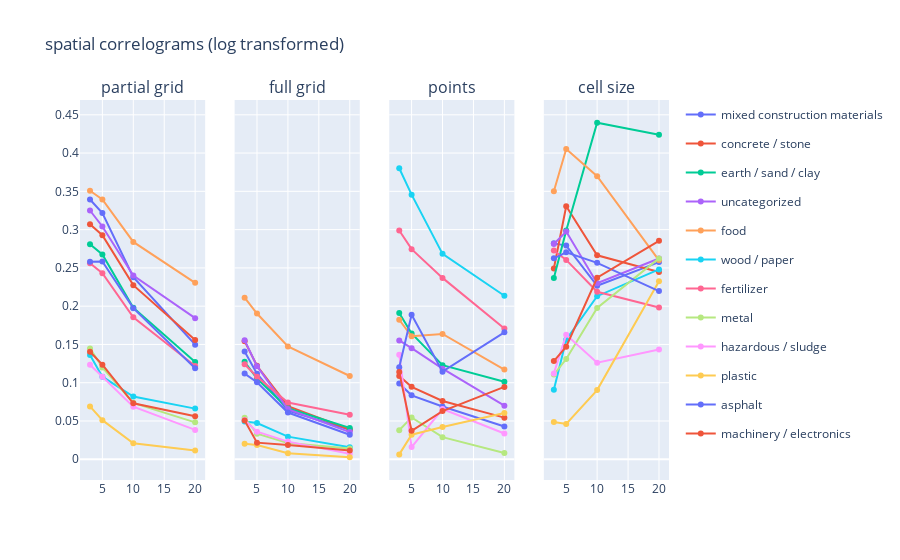

The notebook cell this image was saved under:
### Markdown cell above
## How to use the chart below
The chart below is interactive - you can: 
* double click a material on the legend on the right in order to just look at that material on the charts 
* single click a material on the legend on the right to remove that amterial from the charts.

### Code cell
spatialCorrelogramSubplots(subplotDict_log, 'spatial correlograms (log transformed)')

### Figure 1 — Plotly figure (JSON) as saved in the notebook; plotly's stock layout.template omitted (floating-point values rounded to 4 significant figures)
{"data": [{"legendgroup": "mixed construction materials", "line": {"color": "#636EFA"}, "mode": "lines+markers", "name": "mixed construction materials", "showlegend": true, "type": "scatter", "visible": true, "x": [3, 5, 10, 20], "xaxis": "x", "y": [0.3393, 0.3217, 0.2377, 0.1497], "yaxis": "y"}, {"legendgroup": "concrete / stone", "line": {"color": "#EF553B"}, "mode": "lines+markers", "name": "concrete / stone", "showlegend": true, "type": "scatter", "visible": true, "x": [3, 5, 10, 20], "xaxis": "x", "y": [0.3069, 0.2926, 0.2275, 0.1559], "yaxis": "y"}, {"legendgroup": "earth / sand / clay", "line": {"color": "#00CC96"}, "mode": "lines+markers", "name": "earth / sand / clay", "showlegend": true, "type": "scatter", "visible": true, "x": [3, 5, 10, 20], "xaxis": "x", "y": [0.2809, 0.2677, 0.1981, 0.127], "yaxis": "y"}, {"legendgroup": "uncategorized", "line": {"color": "#AB63FA"}, "mode": "lines+markers", "name": "uncategorized", "showlegend": true, "type": "scatter", "visible": true, "x": [3, 5, 10, 20], "xaxis": "x", "y": [0.325, 0.3041, 0.2399, 0.1843], "yaxis": "y"}, {"legendgroup": "food", "line": {"color": "#FFA15A"}, "mode": "lines+markers", "name": "food", "showlegend": true, "type": "scatter", "visible": true, "x": [3, 5, 10, 20], "xaxis": "x", "y": [0.3507, 0.3394, 0.2839, 0.2305], "yaxis": "y"}, {"legendgroup": "wood / paper", "line": {"color": "#19D3F3"}, "mode": "lines+markers", "name": "wood / paper", "showlegend": true, "type": "scatter", "visible": true, "x": [3, 5, 10, 20], "xaxis": "x", "y": [0.1361, 0.1079, 0.08191, 0.06619], "yaxis": "y"}, {"legendgroup": "fertilizer", "line": {"color": "#FF6692"}, "mode": "lines+markers", "name": "fertilizer", "showlegend": true, "type": "scatter", "visible": true, "x": [3, 5, 10, 20], "xaxis": "x", "y": [0.2561, 0.2431, 0.1854, 0.1219], "yaxis": "y"}, {"legendgroup": "metal", "line": {"color": "#B6E880"}, "mode": "lines+markers", "name": "metal", "showlegend": true, "type": "scatter", "visible": true, "x": [3, 5, 10, 20], "xaxis": "x", "y": [0.1449, 0.1199, 0.07375, 0.04827], "yaxis": "y"}, {"legendgroup": "hazardous / sludge", "line": {"color": "#FF97FF"}, "mode": "lines+markers", "name": "hazardous / sludge", "showlegend": true, "type": "scatter", "visible": true, "x": [3, 5, 10, 20], "xaxis": "x", "y": [0.1234, 0.1077, 0.06871, 0.03835], "yaxis": "y"}, {"legendgroup": "plastic", "line": {"color": "#FECB52"}, "mode": "lines+markers", "name": "plastic", "showlegend": true, "type": "scatter", "visible": true, "x": [3, 5, 10, 20], "xaxis": "x", "y": [0.06904, 0.05109, 0.02092, 0.01144], "yaxis": "y"}, {"legendgroup": "asphalt", "line": {"color": "#636EFA"}, "mode": "lines+markers", "name": "asphalt", "showlegend": true, "type": "scatter", "visible": true, "x": [3, 5, 10, 20], "xaxis": "x", "y": [0.2581, 0.2584, 0.1974, 0.119], "yaxis": "y"}, {"legendgroup": "machinery / electronics", "line": {"color": "#EF553B"}, "mode": "lines+markers", "name": "machinery / electronics", "showlegend": true, "type": "scatter", "visible": true, "x": [3, 5, 10, 20], "xaxis": "x", "y": [0.1405, 0.1236, 0.07315, 0.05626], "yaxis": "y"}, {"legendgroup": "mixed construction materials", "line": {"color": "#636EFA"}, "mode": "lines+markers", "name": "mixed construction materials", "showlegend": false, "type": "scatter", "visible": true, "x": [3, 5, 10, 20], "xaxis": "x2", "y": [0.1408, 0.1118, 0.06368, 0.0384], "yaxis": "y2"}, {"legendgroup": "concrete / stone", "line": {"color": "#EF553B"}, "mode": "lines+markers", "name": "concrete / stone", "showlegend": false, "type": "scatter", "visible": true, "x": [3, 5, 10, 20], "xaxis": "x2", "y": [0.1543, 0.1221, 0.06942, 0.03886], "yaxis": "y2"}, {"legendgroup": "earth / sand / clay", "line": {"color": "#00CC96"}, "mode": "lines+markers", "name": "earth / sand / clay", "showlegend": false, "type": "scatter", "visible": true, "x": [3, 5, 10, 20], "xaxis": "x2", "y": [0.1273, 0.1055, 0.0666, 0.041], "yaxis": "y2"}, {"legendgroup": "uncategorized", "line": {"color": "#AB63FA"}, "mode": "lines+markers", "name": "uncategorized", "showlegend": false, "type": "scatter", "visible": true, "x": [3, 5, 10, 20], "xaxis": "x2", "y": [0.1555, 0.1217, 0.06552, 0.0355], "yaxis": "y2"}, {"legendgroup": "food", "line": {"color": "#FFA15A"}, "mode": "lines+markers", "name": "food", "showlegend": false, "type": "scatter", "visible": true, "x": [3, 5, 10, 20], "xaxis": "x2", "y": [0.2111, 0.1904, 0.1474, 0.1088], "yaxis": "y2"}, {"legendgroup": "wood / paper", "line": {"color": "#19D3F3"}, "mode": "lines+markers", "name": "wood / paper", "showlegend": false, "type": "scatter", "visible": true, "x": [3, 5, 10, 20], "xaxis": "x2", "y": [0.04941, 0.0473, 0.02959, 0.0156], "yaxis": "y2"}, {"legendgroup": "fertilizer", "line": {"color": "#FF6692"}, "mode": "lines+markers", "name": "fertilizer", "showlegend": false, "type": "scatter", "visible": true, "x": [3, 5, 10, 20], "xaxis": "x2", "y": [0.1242, 0.1078, 0.07405, 0.05826], "yaxis": "y2"}, {"legendgroup": "metal", "line": {"color": "#B6E880"}, "mode": "lines+markers", "name": "metal", "showlegend": false, "type": "scatter", "visible": true, "x": [3, 5, 10, 20], "xaxis": "x2", "y": [0.05421, 0.03349, 0.02138, 0.01398], "yaxis": "y2"}, {"legendgroup": "hazardous / sludge", "line": {"color": "#FF97FF"}, "mode": "lines+markers", "name": "hazardous / sludge", "showlegend": false, "type": "scatter", "visible": true, "x": [3, 5, 10, 20], "xaxis": "x2", "y": [0.05116, 0.0361, 0.02308, 0.007169], "yaxis": "y2"}, {"legendgroup": "plastic", "line": {"color": "#FECB52"}, "mode": "lines+markers", "name": "plastic", "showlegend": false, "type": "scatter", "visible": true, "x": [3, 5, 10, 20], "xaxis": "x2", "y": [0.0202, 0.01866, 0.0078, 0.00266], "yaxis": "y2"}, {"legendgroup": "asphalt", "line": {"color": "#636EFA"}, "mode": "lines+markers", "name": "asphalt", "showlegend": false, "type": "scatter", "visible": true, "x": [3, 5, 10, 20], "xaxis": "x2", "y": [0.1119, 0.1006, 0.06109, 0.03202], "yaxis": "y2"}, {"legendgroup": "machinery / electronics", "line": {"color": "#EF553B"}, "mode": "lines+markers", "name": "machinery / electronics", "showlegend": false, "type": "scatter", "visible": true, "x": [3, 5, 10, 20], "xaxis": "x2", "y": [0.05079, 0.02174, 0.01873, 0.01143], "yaxis": "y2"}, {"legendgroup": "mixed construction materials", "line": {"color": "#636EFA"}, "mode": "lines+markers", "name": "mixed construction materials", "showlegend": false, "type": "scatter", "visible": true, "x": [3, 5, 10, 20], "xaxis": "x3", "y": [0.09898, 0.08353, 0.06892, 0.04281], "yaxis": "y3"}, {"legendgroup": "concrete / stone", "line": {"color": "#EF553B"}, "mode": "lines+markers", "name": "concrete / stone", "showlegend": false, "type": "scatter", "visible": true, "x": [3, 5, 10, 20], "xaxis": "x3", "y": [0.1089, 0.09466, 0.0762, 0.05442], "yaxis": "y3"}, {"legendgroup": "earth / sand / clay", "line": {"color": "#00CC96"}, "mode": "lines+markers", "name": "earth / sand / clay", "showlegend": false, "type": "scatter", "visible": true, "x": [3, 5, 10, 20], "xaxis": "x3", "y": [0.191, 0.1644, 0.1229, 0.1013], "yaxis": "y3"}, {"legendgroup": "uncategorized", "line": {"color": "#AB63FA"}, "mode": "lines+markers", "name": "uncategorized", "showlegend": false, "type": "scatter", "visible": true, "x": [3, 5, 10, 20], "xaxis": "x3", "y": [0.1552, 0.1451, 0.1184, 0.06996], "yaxis": "y3"}, {"legendgroup": "food", "line": {"color": "#FFA15A"}, "mode": "lines+markers", "name": "food", "showlegend": false, "type": "scatter", "visible": true, "x": [3, 5, 10, 20], "xaxis": "x3", "y": [0.1822, 0.1607, 0.1637, 0.1171], "yaxis": "y3"}, {"legendgroup": "wood / paper", "line": {"color": "#19D3F3"}, "mode": "lines+markers", "name": "wood / paper", "showlegend": false, "type": "scatter", "visible": true, "x": [3, 5, 10, 20], "xaxis": "x3", "y": [0.3801, 0.3456, 0.2683, 0.2137], "yaxis": "y3"}, {"legendgroup": "fertilizer", "line": {"color": "#FF6692"}, "mode": "lines+markers", "name": "fertilizer", "showlegend": false, "type": "scatter", "visible": true, "x": [3, 5, 10, 20], "xaxis": "x3", "y": [0.2988, 0.2745, 0.237, 0.1709], "yaxis": "y3"}, {"legendgroup": "metal", "line": {"color": "#B6E880"}, "mode": "lines+markers", "name": "metal", "showlegend": false, "type": "scatter", "visible": true, "x": [3, 5, 10, 20], "xaxis": "x3", "y": [0.03798, 0.05471, 0.02895, 0.008123], "yaxis": "y3"}, {"legendgroup": "hazardous / sludge", "line": {"color": "#FF97FF"}, "mode": "lines+markers", "name": "hazardous / sludge", "showlegend": false, "type": "scatter", "visible": true, "x": [3, 5, 10, 20], "xaxis": "x3", "y": [0.1366, 0.01602, 0.06565, 0.03373], "yaxis": "y3"}, {"legendgroup": "plastic", "line": {"color": "#FECB52"}, "mode": "lines+markers", "name": "plastic", "showlegend": false, "type": "scatter", "visible": true, "x": [3, 5, 10, 20], "xaxis": "x3", "y": [0.006387, 0.03208, 0.04215, 0.06036], "yaxis": "y3"}, {"legendgroup": "asphalt", "line": {"color": "#636EFA"}, "mode": "lines+markers", "name": "asphalt", "showlegend": false, "type": "scatter", "visible": true, "x": [3, 5, 10, 20], "xaxis": "x3", "y": [0.1203, 0.1887, 0.1145, 0.1659], "yaxis": "y3"}, {"legendgroup": "machinery / electronics", "line": {"color": "#EF553B"}, "mode": "lines+markers", "name": "machinery / electronics", "showlegend": false, "type": "scatter", "visible": true, "x": [3, 5, 10, 20], "xaxis": "x3", "y": [0.1139, 0.03724, 0.06298, 0.09458], "yaxis": "y3"}, {"legendgroup": "mixed construction materials", "line": {"color": "#636EFA"}, "mode": "lines+markers", "name": "mixed construction materials", "showlegend": false, "type": "scatter", "visible": true, "x": [3, 5, 10, 20], "xaxis": "x4", "y": [0.2821, 0.2791, 0.2266, 0.2576], "yaxis": "y4"}, {"legendgroup": "concrete / stone", "line": {"color": "#EF553B"}, "mode": "lines+markers", "name": "concrete / stone", "showlegend": false, "type": "scatter", "visible": true, "x": [3, 5, 10, 20], "xaxis": "x4", "y": [0.2493, 0.3306, 0.2665, 0.2447], "yaxis": "y4"}, {"legendgroup": "earth / sand / clay", "line": {"color": "#00CC96"}, "mode": "lines+markers", "name": "earth / sand / clay", "showlegend": false, "type": "scatter", "visible": true, "x": [3, 5, 10, 20], "xaxis": "x4", "y": [0.2368, 0.299, 0.4396, 0.424], "yaxis": "y4"}, {"legendgroup": "uncategorized", "line": {"color": "#AB63FA"}, "mode": "lines+markers", "name": "uncategorized", "showlegend": false, "type": "scatter", "visible": true, "x": [3, 5, 10, 20], "xaxis": "x4", "y": [0.2813, 0.2975, 0.23, 0.2623], "yaxis": "y4"}, {"legendgroup": "food", "line": {"color": "#FFA15A"}, "mode": "lines+markers", "name": "food", "showlegend": false, "type": "scatter", "visible": true, "x": [3, 5, 10, 20], "xaxis": "x4", "y": [0.3501, 0.4053, 0.3698, 0.2599], "yaxis": "y4"}, {"legendgroup": "wood / paper", "line": {"color": "#19D3F3"}, "mode": "lines+markers", "name": "wood / paper", "showlegend": false, "type": "scatter", "visible": true, "x": [3, 5, 10, 20], "xaxis": "x4", "y": [0.0907, 0.1562, 0.213, 0.248], "yaxis": "y4"}, {"legendgroup": "fertilizer", "line": {"color": "#FF6692"}, "mode": "lines+markers", "name": "fertilizer", "showlegend": false, "type": "scatter", "visible": true, "x": [3, 5, 10, 20], "xaxis": "x4", "y": [0.2727, 0.2605, 0.2189, 0.1983], "yaxis": "y4"}, {"legendgroup": "metal", "line": {"color": "#B6E880"}, "mode": "lines+markers", "name": "metal", "showlegend": false, "type": "scatter", "visible": true, "x": [3, 5, 10, 20], "xaxis": "x4", "y": [0.1107, 0.1309, 0.1977, 0.2624], "yaxis": "y4"}, {"legendgroup": "hazardous / sludge", "line": {"color": "#FF97FF"}, "mode": "lines+markers", "name": "hazardous / sludge", "showlegend": false, "type": "scatter", "visible": true, "x": [3, 5, 10, 20], "xaxis": "x4", "y": [0.1122, 0.1626, 0.1262, 0.1435], "yaxis": "y4"}, {"legendgroup": "plastic", "line": {"color": "#FECB52"}, "mode": "lines+markers", "name": "plastic", "showlegend": false, "type": "scatter", "visible": true, "x": [3, 5, 10, 20], "xaxis": "x4", "y": [0.04871, 0.04606, 0.0904, 0.2325], "yaxis": "y4"}, {"legendgroup": "asphalt", "line": {"color": "#636EFA"}, "mode": "lines+markers", "name": "asphalt", "showlegend": false, "type": "scatter", "visible": true, "x": [3, 5, 10, 20], "xaxis": "x4", "y": [0.2625, 0.2704, 0.2566, 0.2197], "yaxis": "y4"}, {"legendgroup": "machinery / electronics", "line": {"color": "#EF553B"}, "mode": "lines+markers", "name": "machinery / electronics", "showlegend": false, "type": "scatter", "visible": true, "x": [3, 5, 10, 20], "xaxis": "x4", "y": [0.1282, 0.147, 0.2372, 0.2853], "yaxis": "y4"}], "layout": {"annotations": [{"font": {"size": 16}, "showarrow": false, "text": "partial grid", "x": 0.1062, "xanchor": "center", "xref": "paper", "y": 1, "yanchor": "bottom", "yref": "paper"}, {"font": {"size": 16}, "showarrow": false, "text": "full grid", "x": 0.3688, "xanchor": "center", "xref": "paper", "y": 1, "yanchor": "bottom", "yref": "paper"}, {"font": {"size": 16}, "showarrow": false, "text": "points", "x": 0.6313, "xanchor": "center", "xref": "paper", "y": 1, "yanchor": "bottom", "yref": "paper"}, {"font": {"size": 16}, "showarrow": false, "text": "cell size", "x": 0.8938, "xanchor": "center", "xref": "paper", "y": 1, "yanchor": "bottom", "yref": "paper"}], "autosize": true, "title": {"text": "spatial correlograms (log transformed)"}, "xaxis": {"anchor": "y", "autorange": true, "domain": [0, 0.2125], "range": [1.707, 21.29], "type": "linear"}, "xaxis2": {"anchor": "y2", "autorange": true, "domain": [0.2625, 0.475], "range": [1.707, 21.29], "type": "linear"}, "xaxis3": {"anchor": "y3", "autorange": true, "domain": [0.525, 0.7375], "range": [1.707, 21.29], "type": "linear"}, "xaxis4": {"anchor": "y4", "autorange": true, "domain": [0.7875, 1], "range": [1.707, 21.29], "type": "linear"}, "yaxis": {"anchor": "x", "autorange": true, "domain": [0, 1], "range": [-0.02653, 0.4688], "type": "linear"}, "yaxis2": {"anchor": "x2", "autorange": true, "domain": [0, 1], "matches": "y", "range": [-0.02653, 0.4688], "showticklabels": false, "type": "linear"}, "yaxis3": {"anchor": "x3", "autorange": true, "domain": [0, 1], "matches": "y", "range": [-0.02653, 0.4688], "showticklabels": false, "type": "linear"}, "yaxis4": {"anchor": "x4", "autorange": true, "domain": [0, 1], "matches": "y", "range": [-0.02653, 0.4688], "showticklabels": false, "type": "linear"}}}
